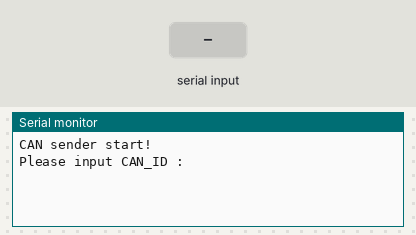
Simulated run of this sketch. Board: Arduino Uno, built with avr-gcc and run on an emulated ATmega328P. Parts: the last lines printed to the serial monitor. The test bench sets the inputs (shaded band).

Above: at 1.2 s.
1.3 s: "0x" received over Serial
At 2.5 s:
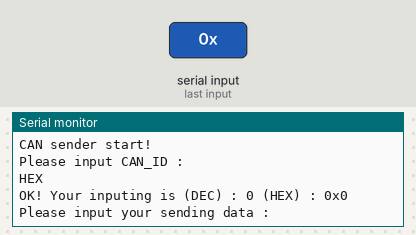
2.8 s: "1" received over Serial
At 3.7 s:
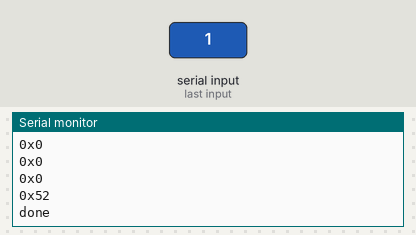
4.3 s: "2" received over Serial
At 5.2 s:
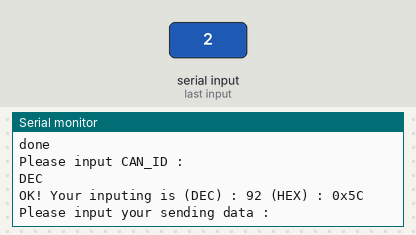
5.8 s: "2" received over Serial
At 7.6 s:
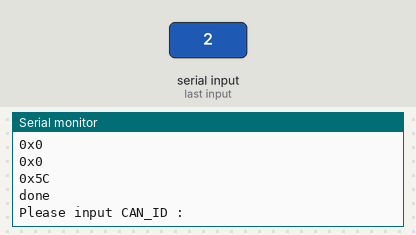

The sketch:

can_sender.ino
```cpp
#define CAN_CS 6
#define CAN_INT 2

#include <CAN.h>
#include <string.h>

void setup() {
  CAN.setPins(CAN_CS, CAN_INT);

  Serial.begin(9600);
  while (!Serial);
  if (!CAN.begin(500E3)) {
    Serial.println("Starting CAN failed!");
    while (1);
  }
  Serial.println("CAN sender start!");
}
void loop() {
  uint16_t uiCan_id;
  int iByte;
  long lCan_data;
  unsigned char ucSend[4];
  uint8_t ucWork;

  while (1)
  {
    uiCan_id = 0;
    iByte = 0;
    lCan_data = -1;
    ucWork = 0;

    for (int i = 0; i < 4; i++)
    {
      ucSend[i] = 0;
    }

    Serial.println("Please input CAN_ID : ");
    uiCan_id = SerialInput();
    Serial.print("OK! Your inputing is (DEC) : ");
    Serial.print(uiCan_id);
    Serial.print(" (HEX) : 0x");
    Serial.println(uiCan_id, HEX);

    while (!((lCan_data >= 0 ) && (lCan_data <= 0x7FFFFFFF)))
    {
      Serial.println("Please input your sending data :");
      lCan_data = SerialInput();
    }

    Serial.print("OK! Your inputing is (DEC) : ");
    Serial.println(lCan_data);
    Serial.print("Your inputing is (HEX) : ");
    Serial.print("0x");
    Serial.println(lCan_data, HEX);

    for (int i = 3 ; i >= 0; i--)
    {
      ucWork = lCan_data >> 8 * (3-i);
      ucSend[i] = ucWork;
    }
    Serial.println("Big Endian");
    Serial.println("Sending packet ... ");
    CAN.beginPacket(uiCan_id);
    for (int i = 0; i < 4; i++)
    {
      CAN.write(ucSend[i]);
      Serial.print("0x");
      Serial.println(ucSend[i], HEX);
    }
    CAN.endPacket();
    Serial.println("done");
    delay(1000);
  }
}
long SerialInput(void)
{
  int iByte_cnt = 0;
  long work = 0;
  char ucData[256];
  char dec_hex = 1;         //0以外の時dec
  while (!Serial.available())
  {

  }
  delay(10);

  iByte_cnt = Serial.available();

  for (int i = 0; i < iByte_cnt; i++)
  {
    ucData[i] = Serial.read();
  }

  //改行コードがOSによって異なるため、有効文字の数を数える
  iByte_cnt = String_len(&ucData[0]);
  dec_hex = strncmp(ucData, "0x", 2);

  //入力がHEX
  if (dec_hex == 0)
  {
    Serial.println("HEX ");

    for (int i = 2; i < iByte_cnt; i++)
    {
      work <<= 4;
      if ((ucData[i] >= '0') && (ucData[i] <= '9'))
      {
        //'0'~'9'をHEXに変換
        work |= (ucData[i] - 0x30);
      }
      else if ((ucData[i] >= 'A') && (ucData[i] <= 'F'))
      {
        //'A'~'F'をHEXに変換
        work |= (ucData[i] - 0x37);
      }
      else if ((ucData[i] >= 'a') && (ucData[i] <= 'f'))
      {
        //'a'~'f'をHEXに変換
        work |= (ucData[i] - 0x57);
      }
      else
      {
        //異常終了
        return -1;
      }
    }
  }
  //入力がDEC
  else
  {
    Serial.println("DEC");
    for (int i = 0; i < iByte_cnt; i++)
    {
      work *= 10;
      work += (ucData[i] - 0x30);
    }
  }
  return work;
}
int String_len(char* str)
{
  int iCnt = 0;
  while ((*str >= 0x30 ) && (*str <= 0x7a))
  {
    str++;
    iCnt++;
  }
  return iCnt;
}
```

Measured:
- after the input at 1.3 s, the serial monitor: prints a new line at once (image 1)
- after the input at 2.8 s, the serial monitor: prints a new line at once (image 2)
- after the input at 4.3 s, the serial monitor: prints a new line at once (image 3)
- after the input at 5.8 s, the serial monitor: prints a new line at once (image 4)
